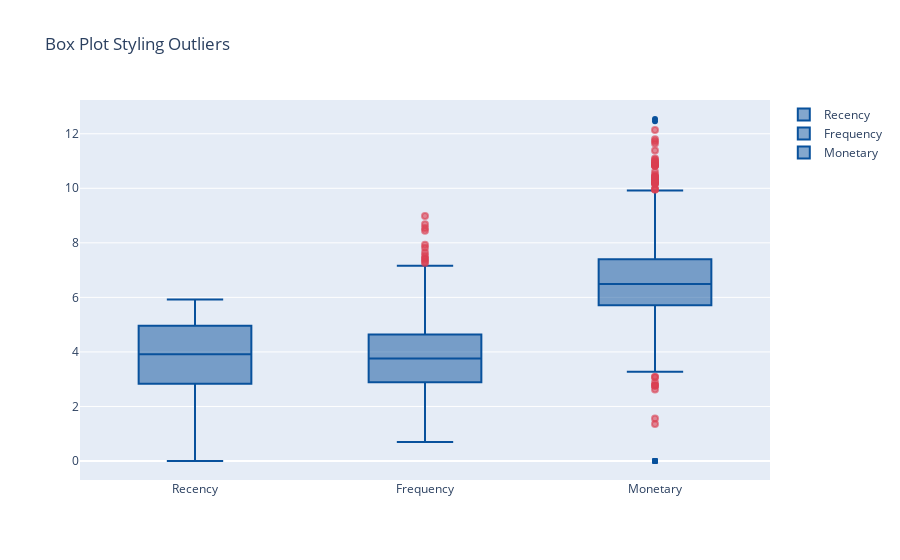

The notebook cell this image was saved under:
### Code cell
# Vizualize and Check outliners

fig = go.Figure()
for i in ["Recency", "Frequency","Monetary"]:
    fig.add_trace(go.Box(
        y= df_log[i],
        name= i,
        boxpoints='suspectedoutliers', # only suspected outliers
        marker=dict(
            color='rgb(8,81,156)',
            outliercolor='rgba(219, 64, 82, 0.6)',
            line=dict(
                outliercolor='rgba(219, 64, 82, 0.6)',
                outlierwidth=2)),
        line_color='rgb(8,81,156)'
    ))

fig.update_layout(title_text="Box Plot Styling Outliers")
fig.show()

### Figure 1 — Plotly figure (JSON) as saved in the notebook; plotly's stock layout.template omitted (floating-point values rounded to 4 significant figures; data arrays with more than 128 entries replaced by an {"elided": "..."} marker saying what was removed)
{"data": [{"boxpoints": "suspectedoutliers", "line": {"color": "rgb(8,81,156)"}, "marker": {"color": "rgb(8,81,156)", "line": {"outliercolor": "rgba(219, 64, 82, 0.6)", "outlierwidth": 2}, "outliercolor": "rgba(219, 64, 82, 0.6)"}, "name": "Recency", "type": "box", "y": {"elided": "4372 float values"}}, {"boxpoints": "suspectedoutliers", "line": {"color": "rgb(8,81,156)"}, "marker": {"color": "rgb(8,81,156)", "line": {"outliercolor": "rgba(219, 64, 82, 0.6)", "outlierwidth": 2}, "outliercolor": "rgba(219, 64, 82, 0.6)"}, "name": "Frequency", "type": "box", "y": {"elided": "4372 float values"}}, {"boxpoints": "suspectedoutliers", "line": {"color": "rgb(8,81,156)"}, "marker": {"color": "rgb(8,81,156)", "line": {"outliercolor": "rgba(219, 64, 82, 0.6)", "outlierwidth": 2}, "outliercolor": "rgba(219, 64, 82, 0.6)"}, "name": "Monetary", "type": "box", "y": {"elided": "4372 float values"}}], "layout": {"title": {"text": "Box Plot Styling Outliers"}}}
